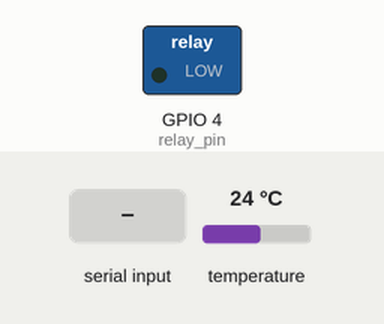
Bench run of a sketch on a simulated ESP32. On the bench: switched loads named in the sketch (green lamp = pin HIGH). The test bench sets the inputs (shaded band); at power-on: temperature 24 °C. Nothing arrives over Bluetooth unless stated; what the sketch prints to the serial monitor is not drawn.

Above: at 1.2 s.
1.3 s: "O" received over Serial
At 3.7 s:
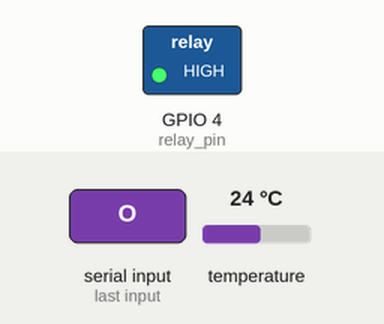
4.8 s: "O" received over the second serial link
7.6 s: "1" received over the second serial link
Timing chart, 0 to 10.6 s (numbered marks = the images above; inputs shaded):
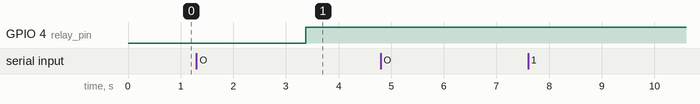

The sketch:

Circmostat.ino
```cpp
#include "BLE_connect.h"
#include "Heater_control.h"
#include "LCD.h"

#define DQ_Pin 26
#define relay_pin 4

LiquidCrystal_I2C lcd(0x27,16,2);  // set the LCD address to 0x27 for a 16 chars and 2 line display
String device_name = "Circmostat";
OneWire oneWire(DQ_Pin);
DallasTemperature sensors(&oneWire);
String message = "";
bool DeviceON = false;
float Tem_setting[2] = {59.0, 61.0};
float Tem_now = 25.0;
int HeatingTime = 0;        // How much time(sec) has the heating time gone through?
int stage = 1;
int testingtime = 0;
int OnOff;

void TimeCheck(){
  if(stage == 1 && HeatingTime == 900){
    HeatingTime = 0;
    stage = 2;
    Tem_setting[0] = 94;
    Tem_setting[1] = 96;
  }else if(stage == 2 && HeatingTime == 60){    // end
    HeatingTime = 0;
    stage = 3;
  }else{          // count the time
    HeatingTime++;
  }
}

bool ONorOFF(int messagelength){
  if(messagelength == 4){     // if message == "on"
    DeviceON = true;
    //Serial.print("Device on");
  }else if(messagelength == 5){     // if message == "off"
    DeviceON = false;
    //Serial.print("Device off");
  }
  return DeviceON;
}

void setup() {
  Serial.begin(115200);
  BLEsetup(device_name);
  Sensorsetup(sensors);
  Relaysetup(relay_pin);
  LCDsetup(lcd);
}

void loop() {
  sensors.requestTemperatures();
  Tem_now = sensors.getTempCByIndex(0);
  // read message from APP(on/off) and determine whether to start heating
  message = BLEread(message);
  if (Serial.available()) {
    OnOff = Serial.read();
  }
  if(ONorOFF(message.length())|| OnOff == 'O'){
    Tem_now = TemperatureMaintain(relay_pin, sensors, Tem_setting);
  }

  if(Tem_now >= Tem_setting[1]- 0.5 && Tem_now <= Tem_setting[0]+ 0.5){
    TimeCheck();
  }

  if(testingtime%10 == 0){
    Serial.print("Temperatures --> ");
    Serial.println(Tem_now);
    // Serial.print("Time --> ");
    // Serial.println(HeatingTime);
  }

  testingtime++;
  delay(880);
  // send data(temperature & time) to APP. each delay 20
  BLEwrite("stage");
  BLEwrite(String(stage));
  BLEwrite("tem");
  BLEwrite(String(Tem_now));
  BLEwrite("time");
  BLEwrite(String(HeatingTime));

  // Display temperature and time on LCD
  SendDataToLCD(Tem_now,  HeatingTime, lcd);
}
```

BLE_connect.cpp
```cpp
// Connect software through Bluetooth
#include "BLE_connect.h"

#if !defined(CONFIG_BT_ENABLED) || !defined(CONFIG_BLUEDROID_ENABLED)
#error Bluetooth is not enabled! Please run `make menuconfig` to and enable it
#endif

#if !defined(CONFIG_BT_SPP_ENABLED)
#error Serial Bluetooth not available or not enabled. It is only available for the ESP32 chip.
#endif

BluetoothSerial SerialBT;

void BLEsetup(String device_name) {
  SerialBT.begin(device_name); //Bluetooth device name
  Serial.printf("The device with name \"%s\" is started.\nNow you can pair it with Bluetooth!\n", device_name.c_str());
}

void BLEwrite(String message) {

  SerialBT.println(message);

  delay(20);
}

String BLEread(String message){
  String outputmessage = message;

  if (SerialBT.available()) {
    outputmessage = SerialBT.readString();
    Serial.println(outputmessage);
  }

  return outputmessage;
}
```

BLE_connect.h
```cpp
#ifndef BLE_CONNECT_H
#define BLE_CONNECT_H

#include "Arduino.h"
#include "BluetoothSerial.h"

void BLEsetup(String device_name);
void BLEwrite(String message);
String BLEread(String message);

#endif
```

Heater_control.cpp
```cpp
// Turn on/off the heater to maintain temperature in the range
#include "Heater_control.h"

float Temp_NOW;
float Temp_SET_HIGH = 36.0;
float Temp_SET_LOW = 35.0;

void Sensorsetup(DallasTemperature sensors)
{
  sensors.begin();
}

void Relaysetup(byte relay_pin)
{
  pinMode (relay_pin, OUTPUT);
}

float TemperatureMaintain(byte relay_pin, DallasTemperature sensors, float Tem_setting[]) {
  sensors.requestTemperatures();
  Temp_NOW = sensors.getTempCByIndex(0);

  if(Temp_NOW <= Tem_setting[0]){ //open
    digitalWrite(relay_pin,HIGH);
    //Serial.println("heater on");
  }
  if(Temp_NOW >= Tem_setting[1]){
    digitalWrite(relay_pin,LOW);
    //Serial.println("heater off");
  }
  return Temp_NOW;
}
```

Heater_control.h
```cpp
#ifndef HEATER_CONTROL_H
#define HEATER_CONTROL_H

#include "Arduino.h"
#include <OneWire.h>
#include <DallasTemperature.h>

void Sensorsetup(DallasTemperature sensors);
void Relaysetup(byte relay_pin);
float TemperatureMaintain(byte relay_pin, DallasTemperature sensors, float Tem_setting[]);

#endif
```

LCD.cpp
```cpp
// Display temperature and time on LCD
#include "LCD.h"

void LCDsetup(LiquidCrystal_I2C lcd)
{
  lcd.init(); // initialize the lcd
  // Print a message to the LCD.
  lcd.backlight();
}

void SendDataToLCD(float temperature, int Time, LiquidCrystal_I2C lcd)
{
  lcd.setCursor(0,0);
  lcd.print("Temp: ");
  lcd.print(temperature);
  lcd.print("*c");
  lcd.setCursor(0,1);
  lcd.print("Time: ");
  lcd.print(Time);
  lcd.print("s");
}
```

LCD.h
```cpp
#ifndef LCD_H
#define LCD_H

#include "Arduino.h"
#include <LiquidCrystal_I2C.h>

void LCDsetup(LiquidCrystal_I2C lcd);
void SendDataToLCD(float temperature, int Time, LiquidCrystal_I2C lcd);

#endif
```

Measured:
- after the input at 1.3 s, GPIO 4 (relay_pin): LOW → HIGH after 2.1 s
- after the input at 4.8 s, every drawn part: stays the same
- after the input at 7.6 s, every drawn part: stays the same
